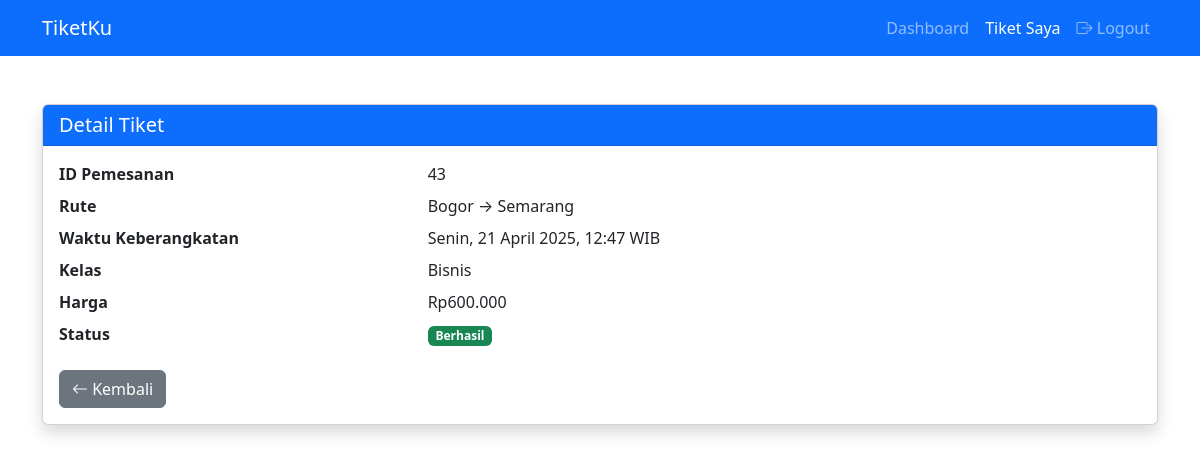
The app's page /detail_tiket.php?id_pemesanan=43 (signed in) with its own data.
### tables this page shows
CREATE TABLE `pemesanan` (
  `id_pemesanan` int NOT NULL,
  `id_user` int NOT NULL,
  `id_rute` int NOT NULL,
  `tanggal_pemesanan` datetime NOT NULL,
  `status` enum('pending','berhasil','batal') NOT NULL,
  `username` varchar(255) NOT NULL,
  `status_pembayaran` varchar(50) DEFAULT 'Menunggu Konfirmasi',
  `status_pembayaran_lama` varchar(50) DEFAULT NULL,
  `jumlah_tiket` int NOT NULL,
  `bukti_pembayaran` varchar(255) DEFAULT NULL
);

CREATE TABLE `rute_transportasi` (
  `id_rute` int NOT NULL,
  `id_transportasi` int NOT NULL,
  `asal` varchar(255) NOT NULL,
  `tujuan` varchar(255) NOT NULL,
  `tanggal_keberangkatan` date NOT NULL,
  `waktu_keberangkatan` time NOT NULL,
  `harga` varchar(255) NOT NULL,
  `kelas` enum('Ekonomi','Bisnis','Vip') NOT NULL
);

### detail_tiket.php (the view, shortened to what this page needs)
<?php
require 'koneksi.php';
$id_user = $_SESSION['id_user'];
$id_pemesanan = $_GET['id_pemesanan'];
$query = "SELECT p.*, r.asal, r.tujuan, r.tanggal_keberangkatan, r.waktu_keberangkatan, r.kelas, r.harga
          FROM pemesanan p
          JOIN rute_transportasi r ON p.id_rute = r.id_rute
          WHERE p.id_pemesanan = '$id_pemesanan' AND p.id_user = '$id_user'";
$result = mysqli_query($con, $query);
$data = mysqli_fetch_assoc($result);
function formatTanggalIndonesia($tanggal, $waktu) {
    $bulan = [
        1 => 'Januari', 'Februari', 'Maret', 'April', 'Mei', 'Juni',
        'Juli', 'Agustus', 'September', 'Oktober', 'November', 'Desember'
    ];
    $hari = [
        'Sunday' => 'Minggu',
        'Monday' => 'Senin',
        'Tuesday' => 'Selasa',
        'Wednesday' => 'Rabu',
        'Thursday' => 'Kamis',
        'Friday' => 'Jumat',
        'Saturday' => 'Sabtu'
    ];
    $timestamp = strtotime("$tanggal $waktu");
    $namaHari = $hari[date('l', $timestamp)];
    $tgl = date('j', $timestamp);
    $namaBulan = $bulan[(int)date('n', $timestamp)];
    $tahun = date('Y', $timestamp);
    $jam = date('H:i', $timestamp);
    return "$namaHari, $tgl $namaBulan $tahun, $jam WIB";
}
$jadwal = formatTanggalIndonesia($data['tanggal_keberangkatan'], $data['waktu_keberangkatan']);
?>
<!DOCTYPE html>
<html lang="id">
<head>
    <link href="https://cdn.jsdelivr.net/npm/bootstrap@5.3.3/dist/css/bootstrap.min.css" rel="stylesheet">
    <link href="https://cdn.jsdelivr.net/npm/bootstrap-icons@1.10.0/font/bootstrap-icons.css" rel="stylesheet">
</head>
<body>
<nav class="navbar navbar-expand-lg navbar-dark bg-primary">
    <div class="container">
        <a class="navbar-brand" href="#">TiketKu</a>
        <div class="collapse navbar-collapse justify-content-end" id="navbarNav">
            <ul class="navbar-nav">
                <li class="nav-item"><a class="nav-link" href="dashboard_user.php">Dashboard</a></li>
                <li class="nav-item"><a class="nav-link active" href="tiket_saya.php">Tiket Saya</a></li>
                <li class="nav-item"><a class="nav-link" href="logout.php"><i class="bi bi-box-arrow-right"></i> Logout</a></li>
            </ul>
        </div>
    </div>
</nav>
<div class="container my-5">
    <div class="card shadow rounded">
        <div class="card-header bg-primary text-white">
            <h5 class="mb-0">Detail Tiket</h5>
        </div>
        <div class="card-body">
            <dl class="row">
                <dt class="col-sm-4">ID Pemesanan</dt>
                <dd class="col-sm-8"><?= $data['id_pemesanan']; ?></dd>
                <dt class="col-sm-4">Rute</dt>
                <dd class="col-sm-8"><?= htmlspecialchars($data['asal']) . " → " . htmlspecialchars($data['tujuan']); ?></dd>
                <dt class="col-sm-4">Waktu Keberangkatan</dt>
                <dd class="col-sm-8"><?= $jadwal; ?></dd>
                <dt class="col-sm-4">Kelas</dt>
                <dd class="col-sm-8"><?= ucfirst($data['kelas']); ?></dd>
                <dt class="col-sm-4">Harga</dt>
                <dd class="col-sm-8">Rp<?= number_format($data['harga'], 0, ',', '.'); ?></dd>
                <dt class="col-sm-4">Status</dt>
                <dd class="col-sm-8">
                    <span class="badge bg-<?=
                        $data['status'] == 'berhasil' ? 'success' :
                        ($data['status'] == 'pending' ? 'warning text-dark' : 'danger') ?>">
                        <?= ucfirst($data['status']); ?>
                    </span>
                </dd>
            </dl>
            <a href="tiket_saya.php" class="btn btn-secondary"><i class="bi bi-arrow-left"></i> Kembali</a>
        </div>
    </div>
</div>
</body>
</html>

### records on screen
pemesanan: id_pemesanan "43", id_rute.asal "Bogor", id_rute.tujuan "Semarang", id_rute.waktu_keberangkatan "Senin, 21 April 2025, 12:47 WIB", id_rute.kelas "Bisnis", id_rute.harga "600.000", status "Berhasil"
